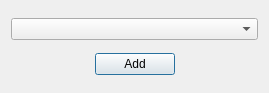
<?xml version="1.0" encoding="UTF-8"?>
<ui version="4.0">
 <class>addroles</class>
 <widget class="QDialog" name="addroles">
  <property name="geometry">
   <rect>
    <x>0</x>
    <y>0</y>
    <width>269</width>
    <height>93</height>
   </rect>
  </property>
  <property name="windowTitle">
   <string>Add Roles</string>
  </property>
  <layout class="QVBoxLayout" name="verticalLayout">
   <item>
    <widget class="QComboBox" name="addroles_combobox"/>
   </item>
   <item>
    <layout class="QHBoxLayout" name="horizontalLayout">
     <item>
      <spacer name="horizontalSpacer">
       <property name="orientation">
        <enum>Qt::Horizontal</enum>
       </property>
       <property name="sizeHint" stdset="0">
        <size>
         <width>40</width>
         <height>20</height>
        </size>
       </property>
      </spacer>
     </item>
     <item>
      <widget class="QPushButton" name="addroles_add_button">
       <property name="text">
        <string>Add</string>
       </property>
      </widget>
     </item>
     <item>
      <spacer name="horizontalSpacer_2">
       <property name="orientation">
        <enum>Qt::Horizontal</enum>
       </property>
       <property name="sizeHint" stdset="0">
        <size>
         <width>40</width>
         <height>20</height>
        </size>
       </property>
      </spacer>
     </item>
    </layout>
   </item>
  </layout>
 </widget>
 <resources/>
 <connections/>
</ui>
